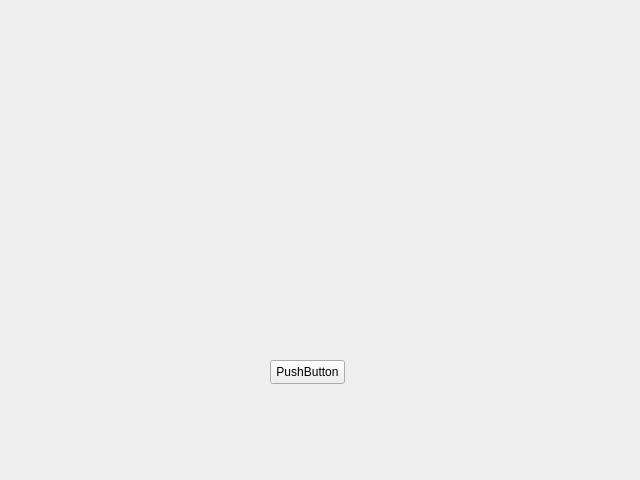
<?xml version="1.0" encoding="UTF-8"?>
<ui version="4.0">
 <class>Form</class>
 <widget class="QWidget" name="Form">
  <property name="geometry">
   <rect>
    <x>0</x>
    <y>0</y>
    <width>640</width>
    <height>480</height>
   </rect>
  </property>
  <property name="windowTitle">
   <string>Form</string>
  </property>
  <widget class="QPushButton" name="pushButton">
   <property name="geometry">
    <rect>
     <x>270</x>
     <y>360</y>
     <width>75</width>
     <height>24</height>
    </rect>
   </property>
   <property name="text">
    <string>PushButton</string>
   </property>
  </widget>
 </widget>
 <resources/>
 <connections>
  <connection>
   <sender>pushButton</sender>
   <signal>clicked()</signal>
   <receiver>Form</receiver>
   <slot>login()</slot>
   <hints>
    <hint type="sourcelabel">
     <x>321</x>
     <y>373</y>
    </hint>
    <hint type="destinationlabel">
     <x>230</x>
     <y>290</y>
    </hint>
   </hints>
  </connection>
 </connections>
 <slots>
  <slot>login()</slot>
 </slots>
</ui>
